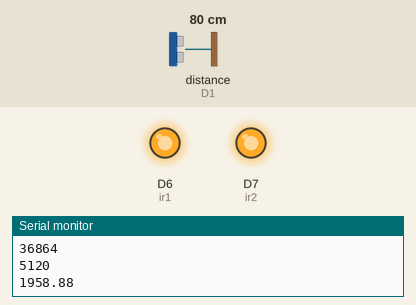
The sketch below on a simulated ESP8266 (NodeMCU). Parts: output pins drawn as LEDs (lit = HIGH), the last lines printed to the serial monitor. Wiring (inferred from the names in the program): ultrasonic range finder: trigger D2; echo D1. The inputs (shaded band) are chosen by the test bench; at power-on: distance to the obstacle (sensor on D1) 80 cm. The echo pulse lasts 58.3 µs per cm; pins used as bus, display or sensor lines are not drawn.

Above: at 1.2 s.
1.3 s: distance to the obstacle (sensor on D1) set to 52 cm
2.8 s: distance to the obstacle (sensor on D1) set to 44 cm
At 4.1 s:
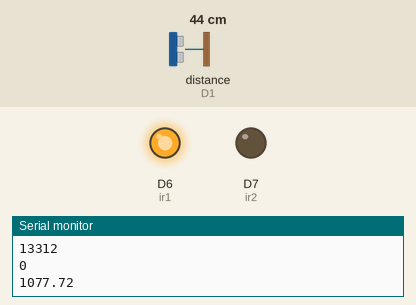
4.4 s: distance to the obstacle (sensor on D1) set to 5 cm
5.9 s: distance to the obstacle (sensor on D1) set to 2 cm
At 6.4 s:
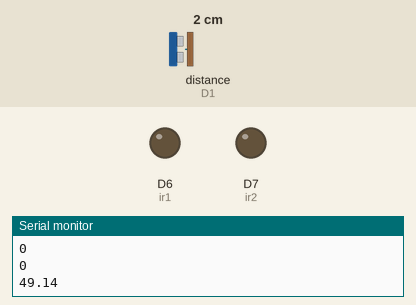
7.5 s: distance to the obstacle (sensor on D1) set to 4 cm
At 8.7 s:
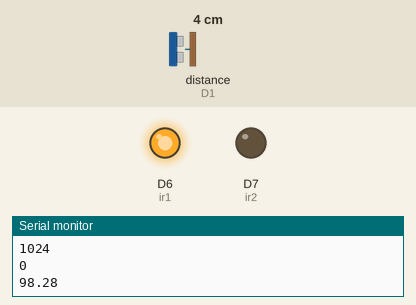
9.0 s: distance to the obstacle (sensor on D1) set to 60 cm
At 10.5 s:
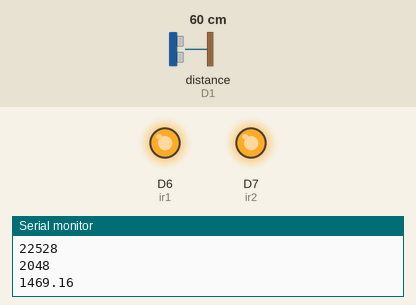
Timing chart, 0 to 11.7 s (numbered marks = the images above; inputs shaded):
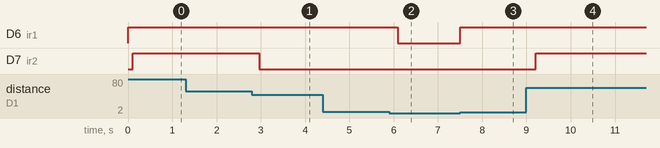

The sketch:

code_for_nodemcu.ino
```cpp
const int trigPin = D2;
const int echoPin = D1;

float duration;
float d;
int ir1=D6;
int ir2=D7;
int val1;
int val2;
int pwm1;
int pwm2;
void setup()
{
pinMode(trigPin, OUTPUT); // Sets the trigPin as an Output
pinMode(echoPin, INPUT); // Sets the echoPin as an Input
pinMode(ir1,OUTPUT);
pinMode(ir2,OUTPUT);
Serial.begin(115200);

}

void loop() {

digitalWrite(trigPin, LOW);
delayMicroseconds(2);

digitalWrite(trigPin, HIGH);
delayMicroseconds(10);
digitalWrite(trigPin, LOW);

duration = pulseIn(echoPin, HIGH);

d= duration*0.84/2;


//val1=(-4.62256619/10000)*d*d+(2.15371388/10)*d+(3.56264173*10);
//val2=(-2.57794842/10000)*d*d+(1.32340015/10)*d+(9.50539516*10);

val1=(4.62256619/10000)*d*d+(2.15371388/10)*d+(3.56264173*10);
val2=(-2.57794842/10000)*d*d+(1.32340015/10)*d+(9.50539516*10);

pwm1=abs(val1/61*1024);
pwm2=abs(val2/112*1024);

analogWrite(ir1,pwm1);
delay(100);
analogWrite(ir2,pwm2);
delay(100);
Serial.println(pwm1);
Serial.println(pwm2);
Serial.println(d);
}
```

Measured:
- the behaviour switches between 49 and 48 cm on distance to the obstacle (sensor on D1) (found by bisection; images 0 and 1)
- the behaviour switches between 4 and 3 cm on distance to the obstacle (sensor on D1) (found by bisection; images 1 and 2)
- after the input at 2.8 s, D7 (ir2): HIGH → LOW after 0.17 s
- after the input at 5.9 s, D6 (ir1): HIGH → LOW after 0.20 s
- after the input at 7.5 s, D6 (ir1): LOW → HIGH at once
- after the input at 9.0 s, D7 (ir2): LOW → HIGH after 0.21 s
